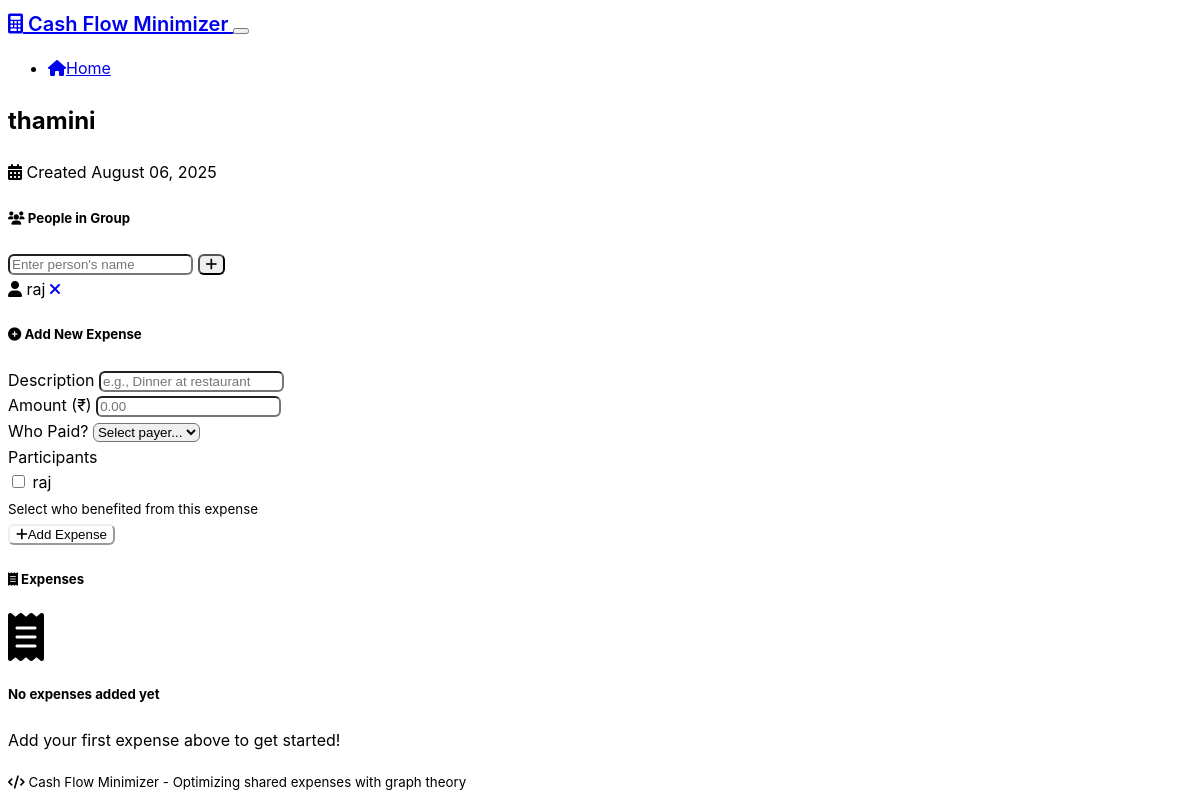
/group/1, run on an earlier commit of the app's database.
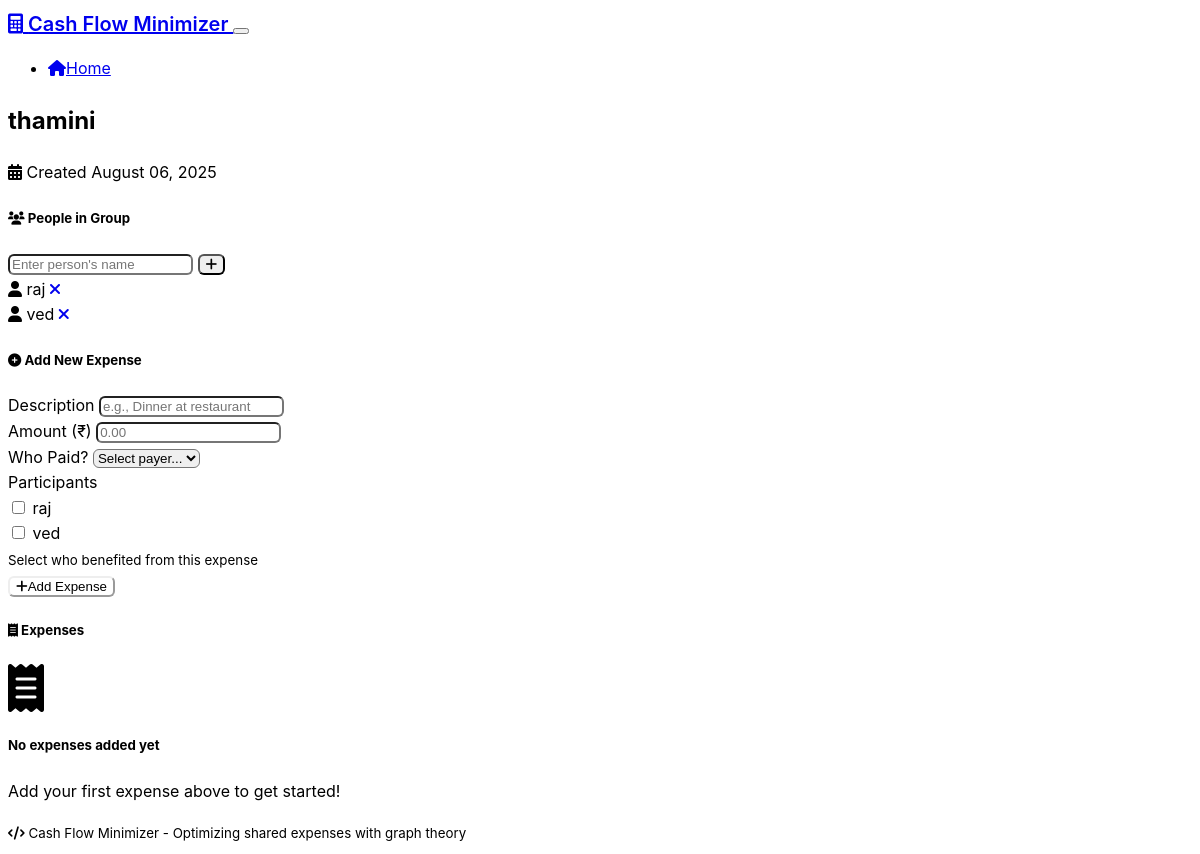
And on a later commit of the database.
### models.py (models this page shows)
class Person(db.Model):
    id = db.Column(db.Integer, primary_key=True)
    name = db.Column(db.String(80), nullable=False)
    group_id = db.Column(db.Integer, db.ForeignKey('expense_group.id'), nullable=False)
    paid_expenses = db.relationship('Expense', backref='payer', lazy=True)

### routes.py (the view)
@app.route('/group/<int:group_id>')
def view_group(group_id):
    group = ExpenseGroup.query.get_or_404(group_id)
    people = Person.query.filter_by(group_id=group_id).all()
    expenses = Expense.query.filter_by(group_id=group_id).order_by(Expense.created_at.desc()).all()
    return render_template('index.html',
                         group=group,
                         people=people,
                         expenses=expenses,
                         selected_group_id=group_id)

### templates/index.html (shortened to what the changed rows need)
{% extends "base.html" %}
{% block content %}
<div class="container">
    {% if not group %}
        <div class="row">
            <div class="col-lg-8 mx-auto">
                <div class="text-center mb-5">
                    <h1 class="display-4 mb-3">
                        <i class="fas fa-calculator text-primary me-3"></i>
                        Cash Flow Minimizer
                    </h1>
                    <p class="lead text-muted">
                        Optimize shared expenses using graph theory algorithms.
                        Minimize the number of transactions needed to settle group debts.
                    </p>
                </div>
                <div class="card mb-4">
                    <div class="card-header">
                        <h5 class="mb-0">
                            <i class="fas fa-plus-circle me-2"></i>
                            Create New Expense Group
                        </h5>
                    </div>
                    <div class="card-body">
                        <form method="POST" action="{{ url_for('create_group') }}">
                            <div class="row g-3">
                                <div class="col-md-8">
                                    <input type="text" class="form-control" name="group_name"
                                           placeholder="Enter group name (e.g., 'Trip to Goa', 'Office Lunch')" required>
                                </div>
                                <div class="col-md-4">
                                    <button type="submit" class="btn btn-primary w-100">
                                        <i class="fas fa-plus me-1"></i>Create Group
                                    </button>
                                </div>
                            </div>
                        </form>
                    </div>
                </div>
                {% if groups %}
                    <div class="card">
                        <div class="card-header">
                            <h5 class="mb-0">
                                <i class="fas fa-list me-2"></i>
                                Existing Groups
                            </h5>
                        </div>
                        <div class="card-body">
                            <div class="list-group list-group-flush">
                                {% for existing_group in groups %}
                                    <a href="{{ url_for('view_group', group_id=existing_group.id) }}"
                                       class="list-group-item list-group-item-action d-flex justify-content-between align-items-center">
                                        <div>
                                            <h6 class="mb-1">{{ existing_group.name }}</h6>
                                            <small class="text-muted">
                                                Created {{ existing_group.created_at.strftime('%B %d, %Y') }}
                                            </small>
                                        </div>
                                        <i class="fas fa-chevron-right text-muted"></i>
                                    </a>
                                {% endfor %}
                            </div>
                        </div>
                    </div>
                {% endif %}
            </div>
        </div>
    {% else %}
        <div class="row">
            <div class="col-12">
                <div class="d-flex justify-content-between align-items-center mb-4">
                    <div>
                        <h2>{{ group.name }}</h2>
                    </div>
                </div>
            </div>
        </div>
        <div class="row">
            <div class="col-lg-4 mb-4">
                <div class="card h-100">
                    <div class="card-body">
                        {% if people %}
                            <div class="list-group list-group-flush">
                                {% for person in people %}
                                    <div class="list-group-item d-flex justify-content-between align-items-center px-0">
                                        <span>
                                            <i class="fas fa-user me-2 text-muted"></i>
                                            {{ person.name }}
                                        </span>
                                        <a href="{{ url_for('delete_person', person_id=person.id) }}"
                                           class="btn btn-sm btn-outline-danger"
                                           onclick="return confirm('Are you sure you want to remove {{ person.name }}?')">
                                            <i class="fas fa-times"></i>
                                        </a>
                                    </div>
                                {% endfor %}
                            </div>
                        {% else %}
                            <div class="text-center text-muted py-3">
                                <i class="fas fa-user-plus fa-2x mb-2"></i>
                                <p class="mb-0">No people added yet</p>
                                <small>Add people to start tracking expenses</small>
                            </div>
                        {% endif %}
                    </div>
                </div>
            </div>
            <div class="col-lg-8">
                {% if people %}
                    <div class="card mb-4">
                        <div class="card-body">
                            <form method="POST" action="{{ url_for('add_expense', group_id=group.id) }}">
                                <div class="row g-3">
                                    <div class="col-md-6">
                                        <div class="border rounded p-2" style="max-height: 120px; overflow-y: auto;">
                                            {% for person in people %}
                                                <div class="form-check">
                                                    <input class="form-check-input participant-checkbox" type="checkbox"
                                                           name="participants" value="{{ person.id }}" id="participant_{{ person.id }}">
                                                    <label class="form-check-label" for="participant_{{ person.id }}">
                                                        {{ person.name }}
                                                    </label>
                                                </div>
                                            {% endfor %}
                                        </div>
                                    </div>
                                </div>
                            </form>
                        </div>
                    </div>
                {% endif %}
            </div>
        </div>
    {% endif %}
</div>
{% endblock %}

What changed in the data, as far as the page shows it:
added Person: name "ved"
